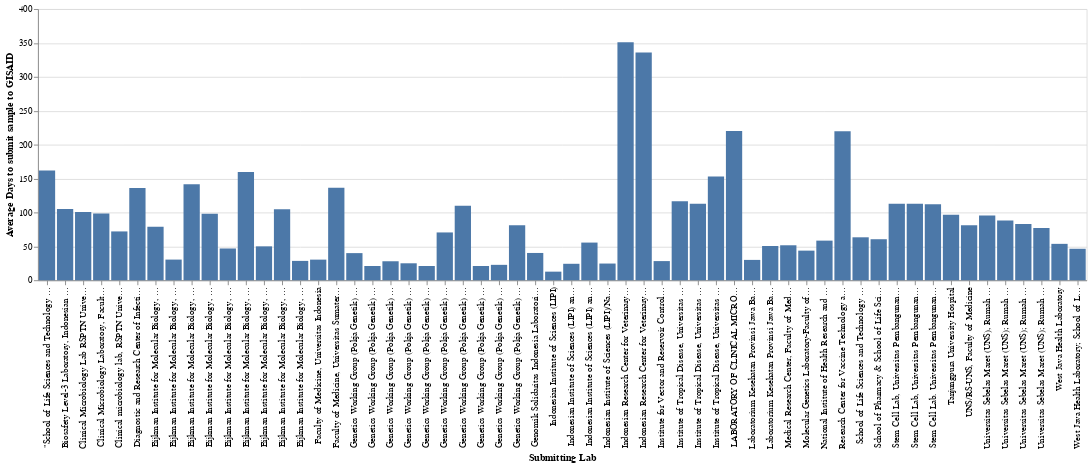

This figure's notebook cell:
### Code cell
alt.Chart(
    indonesia_metadata.groupby(["submitting_lab"]).days_to_submit.mean().reset_index()
).mark_bar().encode(
    x=alt.X("submitting_lab", title="Submitting Lab"),
    y=alt.Y("days_to_submit", title="Average Days to submit sample to GISAID"),
)

### Figure 1 — Vega-Lite specification as saved in the notebook (floating-point values rounded to 4 significant figures)
{"config": {"view": {"continuousWidth": 400, "continuousHeight": 300}}, "data": {"name": "data-a97a644b9a7ff6696d30d5ebb9e55e1f"}, "mark": "bar", "encoding": {"x": {"type": "nominal", "field": "submitting_lab", "title": "Submitting Lab"}, "y": {"type": "quantitative", "field": "days_to_submit", "title": "Average Days to submit sample to GISAID"}}, "$schema": "https://vega.github.io/schema/vega-lite/v4.8.1.json", "datasets": {"data-a97a644b9a7ff6696d30d5ebb9e55e1f": [{"submitting_lab": "\"School of Life Sciences and Technology & School of Pharmacy-Institut Teknologi Bandung; Molecular Genetics Laboratory-Faculty of Medicine-Universitas Padjadjaran; Laboratorium Kesehatan Provinsi Jawa Barat\"", "days_to_submit": 162.0}, {"submitting_lab": "Biosafety Level-3 Laboratory, Indonesian Institute of Sciences (LIPI)", "days_to_submit": 105.1}, {"submitting_lab": "Clinical Microbiology Lab RSPTN Universitas Hasanuddin", "days_to_submit": 100.6}, {"submitting_lab": "Clinical Microbiology Laboratory, Faculty of Medicine, Universitas Indonesia", "days_to_submit": 98.29}, {"submitting_lab": "Clinical microbiology lab, RSPTN Universitas Hasanuddin", "days_to_submit": 72.0}, {"submitting_lab": "Diagnostic and Research Center of Infectious Diseases, Medical Faculty, Andalas University", "days_to_submit": 136.0}, {"submitting_lab": "Eijkman Institute for Molecular Biology, Ministry of Research and Technology/National Agency for Research and Innovation", "days_to_submit": 78.96}, {"submitting_lab": "Eijkman Institute for Molecular Biology, Ministry of Research and Technology/National Agency for Research and Innovation; National Institute of Health Research and Development", "days_to_submit": 30.45}, {"submitting_lab": "Eijkman Institute for Molecular Biology, National Agency for Research and Innovation", "days_to_submit": 141.6}, {"submitting_lab": "Eijkman Institute for Molecular Biology, National Agency for Research and Innovation; Molecular Biology Laboratory, Faculty Medicine and Health Sciences, Warmadewa University", "days_to_submit": 98.09}, {"submitting_lab": "Eijkman Institute for Molecular Biology, National Research and Innovation Agency", "days_to_submit": 46.84}, {"submitting_lab": "Eijkman Institute for Molecular Biology, National Research and Innovation Agency; Faculty Medicine and Health Sciences, Warmadewa University", "days_to_submit": 159.6}, {"submitting_lab": "Eijkman Institute for Molecular Biology, National Research and Innovation Agency; National Institute of Health Research and Development", "days_to_submit": 49.98}, {"submitting_lab": "Eijkman Institute for Molecular Biology, National Research and Innovation Agency; Raden Mattaher Regional General Hospital", "days_to_submit": 104.6}, {"submitting_lab": "Eijkman Institute for Molecular Biology, National Research and Innovation Agency; West Java Health Laboratory", "days_to_submit": 28.54}, {"submitting_lab": "Faculty of Medicine, Universitas Indonesia", "days_to_submit": 30.4}, {"submitting_lab": "Faculty of Medicine, Universitas Sumatera Utara; Institute of Tropical Disease, Universitas Airlangga", "days_to_submit": 136.3}, {"submitting_lab": "Genetics Working Group (Pokja Genetik) Faculty of Medicine, Public Health and Nursing Universitas Gadjah Mada (FK-KMK UGM), Disease Investigation Center Wates Ministry of Agriculture Indonesia, Department of Microbiology FK-KMK UGM, Laboratorium Diagnostik Yayasan Tahija World Mosquito Program (WMP) Yogyakarta Center for Tropical Medicine FK-KMK UGM, Integrated Research Center FK-KMK UGM, Department of Computer Science and Electronics FMIPA UGM", "days_to_submit": 40.0}, {"submitting_lab": "Genetics Working Group (Pokja Genetik) Faculty of Medicine, Public Health and Nursing Universitas Gadjah Mada (FK-KMK UGM); Disease Investigation Center Wates Ministry of Agriculture Indonesia; Department of Microbiology FK-KMK UGM; Laboratorium Diagnostik Yayasan Tahija World Mosquito Program", "days_to_submit": 21.0}, {"submitting_lab": "Genetics Working Group (Pokja Genetik) Faculty of Medicine, Public Health and Nursing Universitas Gadjah Mada (FK-KMK UGM); Disease Investigation Center Wates Ministry of Agriculture Indonesia; Department of Microbiology FK-KMK UGM; Laboratorium Diagnostik Yayasan Tahija World Mosquito Program (WMP) Yogyakarta Center for", "days_to_submit": 28.0}, {"submitting_lab": "Genetics Working Group (Pokja Genetik) Faculty of Medicine, Public Health and Nursing Universitas Gadjah Mada (FK-KMK UGM); Disease Investigation Center Wates Ministry of Agriculture Indonesia; Department of Microbiology FK-KMK UGM; Laboratorium Diagnostik Yayasan Tahija World Mosquito Program (WMP) Yogyakarta Center for Tropical Medicine FK-KMK UGM; Integrated Research Center FK-KMK UGM; Department of Computer", "days_to_submit": 25.0}, {"submitting_lab": "Genetics Working Group (Pokja Genetik) Faculty of Medicine, Public Health and Nursing Universitas Gadjah Mada (FK-KMK UGM); Disease Investigation Center Wates Ministry of Agriculture Indonesia; Department of Microbiology FK-KMK UGM; Laboratorium Diagnostik Yayasan Tahija World Mosquito Program (WMP) Yogyakarta Center for Tropical Medicine FK-KMK UGM; Integrated Research Center FK-KMK UGM; Department of Computer Science and", "days_to_submit": 21.0}, {"submitting_lab": "Genetics Working Group (Pokja Genetik) Faculty of Medicine, Public Health and Nursing Universitas Gadjah Mada (FK-KMK UGM); Disease Investigation Center Wates Ministry of Agriculture Indonesia; Department of Microbiology FK-KMK UGM; Laboratorium Diagnostik Yayasan Tahija World Mosquito Program (WMP) Yogyakarta Center for Tropical Medicine FK-KMK UGM; Integrated Research Center FK-KMK UGM; Department of Computer Science and Electronics FMIPA UGM", "days_to_submit": 70.5}, {"submitting_lab": "Genetics Working Group (Pokja Genetik) Faculty of Medicine, Public Health and Nursing Universitas Gadjah Mada (FK-KMK UGM); Disease Investigation Center Wates Ministry of Agriculture Indonesia; Department of Microbiology FK-KMK UGM; Laboratorium Diagnostik Yayasan Tahija World Mosquito Program (WMP) Yogyakarta Center for Tropical Medicine FK-KMK UGM; Integrated Research Center FK-KMK UGM; Department of Computer Science and Electronics FMIPA UGM; Balai Besar Teknik Kesehatan Lingkungan dan Pengendalian Penyakit (BBTKLPP) Yogyakarta", "days_to_submit": 109.9}, {"submitting_lab": "Genetics Working Group (Pokja Genetik) Faculty of Medicine, Public Health and Nursing Universitas Gadjah Mada (FK-KMK UGM); Disease Investigation Center Wates Ministry of Agriculture Indonesia; Department of Microbiology FK-KMK UGM; Laboratorium Diagnostik Yayasan Tahija World Mosquito Program (WMP) Yogyakarta Center for Tropical Medicine FK-KMK UGM; Integrated Research Center FK-KMK UGM; Department of Computer Science and Electronics FMIPA UGM; RSUP Dr.", "days_to_submit": 21.0}, {"submitting_lab": "Genetics Working Group (Pokja Genetik) Faculty of Medicine, Public Health and Nursing Universitas Gadjah Mada (FK-KMK UGM); Disease Investigation Center Wates Ministry of Agriculture Indonesia; Department of Microbiology FK-KMK UGM; Laboratorium Diagnostik Yayasan Tahija World Mosquito Program (WMP) Yogyakarta Center for Tropical Medicine FK-KMK UGM; Integrated Research Center FK-KMK UGM; Department of Computer Science and Electronics FMIPA UGM; RSUP Dr. Sardjito", "days_to_submit": 22.71}, {"submitting_lab": "Genetics Working Group (Pokja Genetik) Faculty of Medicine, Public Health and Nursing Universitas Gadjah Mada (FK-KMK UGM); Disease Investigation Center Wates Ministry of Agriculture Indonesia; Department of Microbiology FK-KMK UGM; Laboratorium Diagnostik Yayasan Tahija World Mosquito Program (WMP) Yogyakarta Center for Tropical Medicine FK-KMK UGM; Integrated Research center FK-KMK UGM; Department of Computer Science and Electronics FMIPA UGM", "days_to_submit": 80.95}, {"submitting_lab": "Genomik Solidaritas Indonesia Laboratorium", "days_to_submit": 40.23}, {"submitting_lab": "Indonesian Institute of Sciences (LIPI)", "days_to_submit": 12.67}, {"submitting_lab": "Indonesian Institute of Sciences (LIPI) and Laboratorium Kesehatan Daerah (Labkesda) Kota Depok", "days_to_submit": 24.27}, {"submitting_lab": "Indonesian Institute of Sciences (LIPI) and Laboratorium Riset Universitas Jenderal Soedirman", "days_to_submit": 55.55}, {"submitting_lab": "Indonesian Institute of Sciences (LIPI)/National Agency of Research and Innovation (BRIN) and National Institute of Health Research and Development (NIHRD)", "days_to_submit": 24.62}, {"submitting_lab": "Indonesian Research Center for Veterinary Science / BBalitvet", "days_to_submit": 351.0}, {"submitting_lab": "Indonesian Research Center for Veterinary Science/BBalitvet", "days_to_submit": 336.0}, {"submitting_lab": "Institute for Vector and Reservoir Control, Research and Development (IVRCRD)- National Institute of Health Research and Development (NIHRD), Indonesia", "days_to_submit": 28.25}, {"submitting_lab": "Institute of Tropical Disease, Universitas Airlangga", "days_to_submit": 116.7}, {"submitting_lab": "Institute of Tropical Disease, Universitas Airlangga; Faculty of Medicine, Universitas Sumatera Utara", "days_to_submit": 113.0}, {"submitting_lab": "Institute of Tropical Disease, Universitas Airlangga; Fakultas Kedokteran, Universitas Sumatra Utara", "days_to_submit": 153.0}, {"submitting_lab": "LABORATORY OF CLINICAL MICROBIOLOGY, FACULTY OF MEDICINE, UNIVERSITY OF INDONESIA", "days_to_submit": 220.0}, {"submitting_lab": "Laboratorium Kesehatan Provinsi Jawa Barat; Molecular Genetics Laboratory-Faculty of Medicine-Universitas Padjadjaran; School of Life Sciences and Technology & School of Pharmacy-Institut Teknologi Bandung", "days_to_submit": 30.0}, {"submitting_lab": "Laboratorium Kesehatan Provinsi Jawa Barat; School of Life Sciences and Technology & School of Pharmacy-Institut Teknologi Bandung; Molecular Genetics Laboratory-Faculty of Medicine-Universitas Padjadjaran", "days_to_submit": 50.5}, {"submitting_lab": "Medical Research Center, Faculty of Medicine, Syarif Hidayatullah State Islamic University Jakarta", "days_to_submit": 51.57}, {"submitting_lab": "Molecular Genetics Laboratory-Faculty of Medicine-Universitas Padjadjaran; School of Life Sciences and Technology & School of Pharmacy-Institut Teknologi Bandung; Laboratorium Kesehatan Provinsi Jawa Barat", "days_to_submit": 43.67}, {"submitting_lab": "National Institute of Health Research and Development", "days_to_submit": 58.43}, {"submitting_lab": "Research Center for Vaccine Technology and Development, Institute of Tropical Disease, Airlangga University", "days_to_submit": 219.8}, {"submitting_lab": "School of Life Sciences and Technology & School of Pharmacy-Institut Teknologi Bandung; Molecular Genetics Laboratory-Faculty of Medicine-Universitas Padjadjaran; Laboratorium Kesehatan Provinsi Jawa Barat", "days_to_submit": 63.33}, {"submitting_lab": "School of Pharmacy & School of Life Sciences and Technology - Institut Teknologi Bandung; Molecular Genetics Laboratory-Faculty of Medicine-Universitas Padjadjaran; Laboratorium Kesehatan Provinsi Jawa Barat", "days_to_submit": 60.5}, {"submitting_lab": "Stem Cell Lab, Universitas Pembangunan Nasional Veteran Jakarta", "days_to_submit": 113.0}, {"submitting_lab": "Stem Cell Lab, Universitas Pembangunan Nasional Veteran Jakarta (UPNVJ)", "days_to_submit": 113.0}, {"submitting_lab": "Stem Cell Lab. Universitas Pembangunan Nasional Veteran Jakarta (UPNVJ)", "days_to_submit": 112.0}, {"submitting_lab": "Tanjungpura University Hospital", "days_to_submit": 96.68}, {"submitting_lab": "UNS/RS-UNS, Faculty of Medicine", "days_to_submit": 81.0}, {"submitting_lab": "Universitas Sebelas Maret (UNS), Rumah sakit Universitas Sebelas Maret (RS-UNS) Surakarta, National Institute of Health Research and Development, Indonesian Ministry of Health", "days_to_submit": 95.5}, {"submitting_lab": "Universitas Sebelas Maret (UNS); Rumah Sakit UNS (RS-UNS); National Institute of Health Research and Development, Indonesian Ministry of Health.", "days_to_submit": 88.2}, {"submitting_lab": "Universitas Sebelas Maret (UNS); Rumah Sakit Universitas Sebelas Maret (RS-UNS), Surakarta; National Institute of Health Research and Development, Indonesian Ministry of Health , Jakarta).", "days_to_submit": 83.0}, {"submitting_lab": "Universitas Sebelas Maret (UNS); Rumah Sakit Universitas Sebelas Maret (RS-UNS), Surakarta; National Institute of Health Research and Development, Indonesian Ministry of Health, Jakarta.", "days_to_submit": 77.0}, {"submitting_lab": "West Java Health Laboratory", "days_to_submit": 53.67}, {"submitting_lab": "West Java Health Laboratory; School of Life Sciences and Technology, Institut Teknologi Bandung", "days_to_submit": 46.44}]}}
